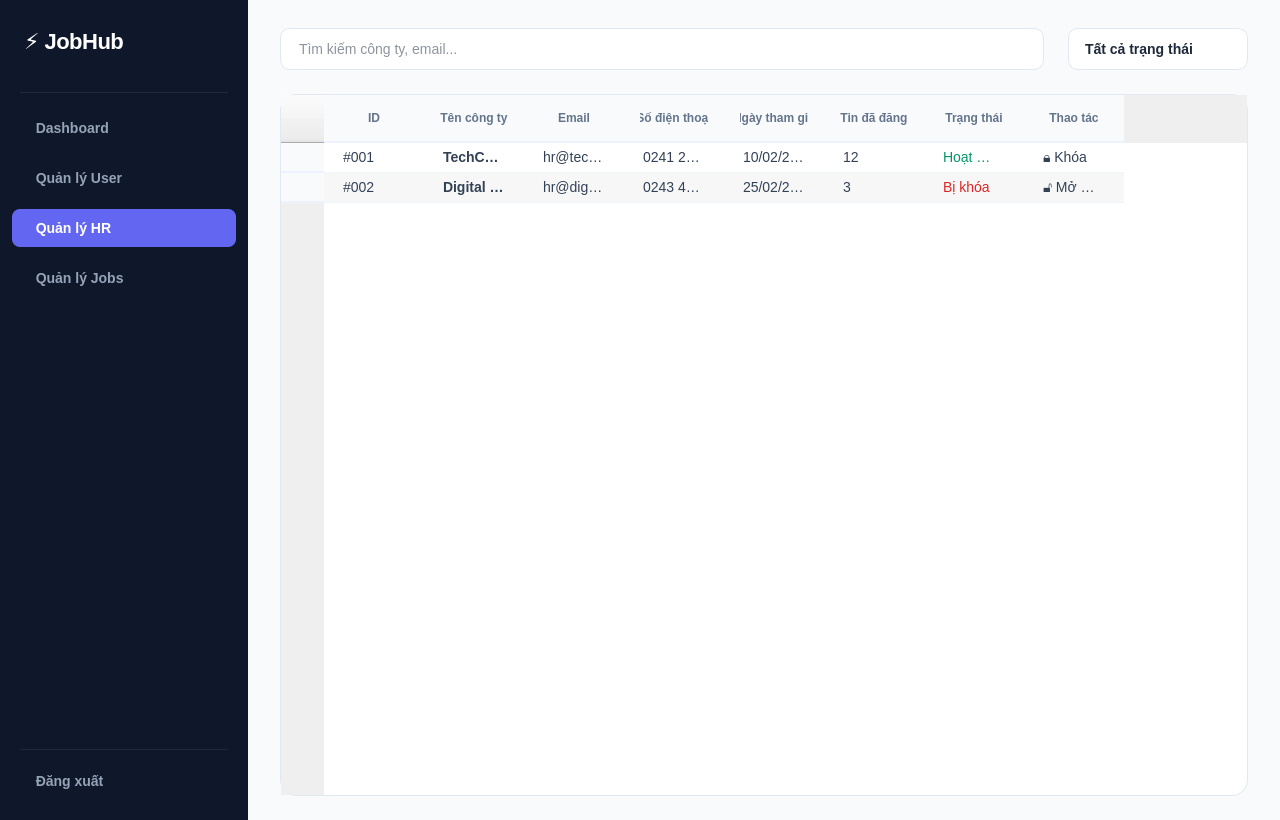
<?xml version="1.0" encoding="UTF-8"?>
<ui version="4.0">
 <class>QuanLyHR</class>
 <widget class="QMainWindow" name="QuanLyHR">
  <property name="geometry">
   <rect>
    <x>0</x>
    <y>0</y>
    <width>1280</width>
    <height>820</height>
   </rect>
  </property>
  <property name="minimumSize">
   <size>
    <width>960</width>
    <height>620</height>
   </size>
  </property>
  <property name="windowTitle">
   <string>JobHub – Quản lý HR</string>
  </property>
  <property name="styleSheet">
   <string notr="true">
    QMainWindow { background-color: #F8FAFC; font-family: 'Inter', 'Segoe UI', sans-serif; }
    
    /* Global ScrollBar Styling */
    QScrollBar:vertical { background: transparent; width: 8px; margin: 4px 2px; }
    QScrollBar::handle:vertical { background: #CBD5E1; border-radius: 4px; min-height: 30px; }
    QScrollBar::handle:vertical:hover { background: #94A3B8; }
    QScrollBar::add-line:vertical, QScrollBar::sub-line:vertical { height: 0px; }
   </string>
  </property>
  <widget class="QWidget" name="centralwidget">
   <layout class="QHBoxLayout" name="mainLayout">
    <property name="spacing">
     <number>0</number>
    </property>
    <property name="leftMargin">
     <number>0</number>
    </property>
    <property name="topMargin">
     <number>0</number>
    </property>
    <property name="rightMargin">
     <number>0</number>
    </property>
    <property name="bottomMargin">
     <number>0</number>
    </property>
    <item>
     <widget class="QFrame" name="sidebar">
      <property name="minimumSize">
       <size>
        <width>248</width>
        <height>0</height>
       </size>
      </property>
      <property name="maximumSize">
       <size>
        <width>248</width>
        <height>16777215</height>
       </size>
      </property>
      <property name="styleSheet">
       <string notr="true">
        QFrame#sidebar { background-color: #0F172A; border: none; }
        
        QPushButton {
            background-color: transparent;
            color: #94A3B8;
            border: none;
            border-radius: 8px;
            padding: 11px 16px;
            text-align: left;
            font-size: 14px;
            font-weight: 500;
            margin: 4px 12px;
        }
        QPushButton:hover {
            background-color: #1E293B;
            color: #F1F5F9;
        }
        QPushButton:checked {
            background-color: #6366F1;
            color: #FFFFFF;
            font-weight: 600;
        }
        QPushButton#dangXuatButton:hover {
            background-color: #FEF2F2;
            color: #EF4444;
        }
       </string>
      </property>
      <layout class="QVBoxLayout" name="sidebarLayout">
       <property name="spacing">
        <number>4</number>
       </property>
       <property name="leftMargin">
        <number>0</number>
       </property>
       <property name="topMargin">
        <number>0</number>
       </property>
       <property name="rightMargin">
        <number>0</number>
       </property>
       <property name="bottomMargin">
        <number>16</number>
       </property>
       <item>
        <layout class="QVBoxLayout" name="brandLayout">
         <property name="leftMargin">
          <number>24</number>
         </property>
         <property name="topMargin">
          <number>28</number>
         </property>
         <property name="rightMargin">
          <number>24</number>
         </property>
         <property name="bottomMargin">
          <number>16</number>
         </property>
         <item>
          <widget class="QLabel" name="brandLabel">
           <property name="styleSheet">
            <string notr="true">font-size: 22px; font-weight: 800; color: #FFFFFF; letter-spacing: -0.5px;</string>
           </property>
           <property name="text">
            <string>⚡ JobHub</string>
           </property>
          </widget>
         </item>
         <item>
          <widget class="QLabel" name="brandSub">
           <property name="styleSheet">
            <string notr="true">font-size: 11px; color: #64748B;</string>
           </property>
           <property name="text">
            <string/>
           </property>
          </widget>
         </item>
        </layout>
       </item>
       <item>
        <widget class="QFrame" name="divider1">
         <property name="styleSheet">
          <string notr="true">background-color: #1E293B; min-height: 1px; max-height: 1px; margin: 0px 20px 8px 20px;</string>
         </property>
        </widget>
       </item>
       <item>
        <widget class="QPushButton" name="navDashboard">
         <property name="text">
          <string>  Dashboard</string>
         </property>
         <property name="checkable">
          <bool>true</bool>
         </property>
        </widget>
       </item>
       <item>
        <widget class="QPushButton" name="navQuanLyUser">
         <property name="text">
          <string>  Quản lý User</string>
         </property>
         <property name="checkable">
          <bool>true</bool>
         </property>
        </widget>
       </item>
       <item>
        <widget class="QPushButton" name="navQuanLyHR">
         <property name="text">
          <string>  Quản lý HR</string>
         </property>
         <property name="checkable">
          <bool>true</bool>
         </property>
         <property name="checked">
          <bool>true</bool>
         </property>
        </widget>
       </item>
       <item>
        <widget class="QPushButton" name="navQuanLyJobs">
         <property name="text">
          <string>  Quản lý Jobs</string>
         </property>
         <property name="checkable">
          <bool>true</bool>
         </property>
        </widget>
       </item>
       <item>
        <spacer name="sidebarSpacer">
         <property name="orientation">
          <enum>Qt::Vertical</enum>
         </property>
         <property name="sizeHint" stdset="0">
          <size>
           <width>0</width>
           <height>0</height>
          </size>
         </property>
        </spacer>
       </item>
       <item>
        <widget class="QFrame" name="divider2">
         <property name="styleSheet">
          <string notr="true">background-color: #1E293B; min-height: 1px; max-height: 1px; margin: 4px 20px;</string>
         </property>
        </widget>
       </item>
       <item>
        <widget class="QPushButton" name="dangXuatButton">
         <property name="text">
          <string>  Đăng xuất</string>
         </property>
        </widget>
       </item>
      </layout>
     </widget>
    </item>
    <item>
     <widget class="QWidget" name="mainArea" native="true">
      <layout class="QVBoxLayout" name="mainAreaLayout">
       <property name="spacing">
        <number>24</number>
       </property>
       <property name="leftMargin">
        <number>32</number>
       </property>
       <property name="topMargin">
        <number>28</number>
       </property>
       <property name="rightMargin">
        <number>32</number>
       </property>
       <property name="bottomMargin">
        <number>24</number>
       </property>
       <item>
        <layout class="QHBoxLayout" name="pageHeaderLayout">
         <item>
          <layout class="QVBoxLayout"/>
         </item>
         <item>
          <widget class="QLineEdit" name="searchInput">
           <property name="minimumSize">
            <size>
             <width>280</width>
             <height>42</height>
            </size>
           </property>
           <property name="styleSheet">
            <string notr="true">
             QLineEdit { background-color: #FFFFFF; border: 1px solid #E2E8F0; border-radius: 10px; padding: 0px 16px; font-size: 14px; color: #1E293B; }
             QLineEdit:focus { border: 2px solid #6366F1; }
            </string>
           </property>
           <property name="placeholderText">
            <string>Tìm kiếm công ty, email...</string>
           </property>
          </widget>
         </item>
         <item>
          <widget class="QComboBox" name="statusFilter">
           <property name="minimumSize">
            <size>
             <width>180</width>
             <height>42</height>
            </size>
           </property>
           <property name="styleSheet">
            <string notr="true">
             QComboBox { background-color: #FFFFFF; border: 1px solid #E2E8F0; border-radius: 10px; padding: 0px 16px; font-size: 14px; color: #1E293B; font-weight: 500; }
             QComboBox::drop-down { border: none; width: 30px; }
             QComboBox QAbstractItemView { background-color: #FFFFFF; border: 1px solid #E2E8F0; border-radius: 10px; selection-background-color: #EEF2FF; selection-color: #6366F1; outline: none; padding: 4px; }
            </string>
           </property>
           <item>
            <property name="text">
             <string>Tất cả trạng thái</string>
            </property>
           </item>
           <item>
            <property name="text">
             <string>Hoạt động</string>
            </property>
           </item>
           <item>
            <property name="text">
             <string>Bị khóa</string>
            </property>
           </item>
          </widget>
         </item>
        </layout>
       </item>
       <item>
        <widget class="QFrame" name="tableCard">
         <property name="styleSheet">
          <string notr="true">QFrame#tableCard { background-color: #FFFFFF; border-radius: 16px; border: 1px solid #E2E8F0; }</string>
         </property>
         <layout class="QVBoxLayout" name="tableCardLayout">
          <property name="leftMargin">
           <number>0</number>
          </property>
          <property name="topMargin">
           <number>0</number>
          </property>
          <property name="rightMargin">
           <number>0</number>
          </property>
          <property name="bottomMargin">
           <number>0</number>
          </property>
          <item>
           <widget class="QTableWidget" name="hrTable">
            <property name="styleSheet">
             <string notr="true">
              QTableWidget {
                  background-color: transparent;
                  border: none;
                  gridline-color: #F1F5F9;
                  font-size: 14px;
                  color: #334155;
                  outline: none;
              }
              QTableWidget::item { padding: 12px 16px; border-bottom: 1px solid #F1F5F9; }
              QTableWidget::item:selected { background-color: #F8FAFC; color: #6366F1; font-weight: 600; }
              QHeaderView::section {
                  background-color: #F8FAFC;
                  color: #64748B;
                  font-size: 12px;
                  font-weight: 700;
                  padding: 14px 16px;
                  border: none;
                  border-bottom: 2px solid #EEF2FF;
                  text-transform: uppercase;
              }
             </string>
            </property>
            <property name="editTriggers">
             <set>QAbstractItemView::NoEditTriggers</set>
            </property>
            <property name="alternatingRowColors">
             <bool>true</bool>
            </property>
            <property name="selectionMode">
             <enum>QAbstractItemView::SingleSelection</enum>
            </property>
            <property name="selectionBehavior">
             <enum>QAbstractItemView::SelectRows</enum>
            </property>
            <property name="showGrid">
             <bool>false</bool>
            </property>
            <row>
             <property name="text">
              <string>1</string>
             </property>
            </row>
            <row>
             <property name="text">
              <string>2</string>
             </property>
            </row>
            <column>
             <property name="text">
              <string>ID</string>
             </property>
            </column>
            <column>
             <property name="text">
              <string>Tên công ty</string>
             </property>
            </column>
            <column>
             <property name="text">
              <string>Email</string>
             </property>
            </column>
            <column>
             <property name="text">
              <string>Số điện thoại</string>
             </property>
            </column>
            <column>
             <property name="text">
              <string>Ngày tham gia</string>
             </property>
            </column>
            <column>
             <property name="text">
              <string>Tin đã đăng</string>
             </property>
            </column>
            <column>
             <property name="text">
              <string>Trạng thái</string>
             </property>
            </column>
            <column>
             <property name="text">
              <string>Thao tác</string>
             </property>
            </column>
            <item row="0" column="0">
             <property name="text">
              <string>#001</string>
             </property>
            </item>
            <item row="0" column="1">
             <property name="text">
              <string>TechCorp Vietnam</string>
             </property>
             <property name="font">
              <font>
               <weight>75</weight>
               <bold>true</bold>
              </font>
             </property>
            </item>
            <item row="0" column="2">
             <property name="text">
              <string>hr@techcorp.vn</string>
             </property>
            </item>
            <item row="0" column="3">
             <property name="text">
              <string>0241 234 567</string>
             </property>
            </item>
            <item row="0" column="4">
             <property name="text">
              <string>10/02/2026</string>
             </property>
            </item>
            <item row="0" column="5">
             <property name="text">
              <string>12</string>
             </property>
            </item>
            <item row="0" column="6">
             <property name="text">
              <string>Hoạt động</string>
             </property>
             <property name="foreground">
              <brush brushstyle="SolidPattern">
               <color alpha="255">
                <red>5</red>
                <green>150</green>
                <blue>105</blue>
               </color>
              </brush>
             </property>
            </item>
            <item row="0" column="7">
             <property name="text">
              <string>🔒 Khóa</string>
             </property>
            </item>
            <item row="1" column="0">
             <property name="text">
              <string>#002</string>
             </property>
            </item>
            <item row="1" column="1">
             <property name="text">
              <string>Digital Agency HCM</string>
             </property>
             <property name="font">
              <font>
               <weight>75</weight>
               <bold>true</bold>
              </font>
             </property>
            </item>
            <item row="1" column="2">
             <property name="text">
              <string>hr@digital.vn</string>
             </property>
            </item>
            <item row="1" column="3">
             <property name="text">
              <string>0243 456 789</string>
             </property>
            </item>
            <item row="1" column="4">
             <property name="text">
              <string>25/02/2026</string>
             </property>
            </item>
            <item row="1" column="5">
             <property name="text">
              <string>3</string>
             </property>
            </item>
            <item row="1" column="6">
             <property name="text">
              <string>Bị khóa</string>
             </property>
             <property name="foreground">
              <brush brushstyle="SolidPattern">
               <color alpha="255">
                <red>220</red>
                <green>38</green>
                <blue>38</blue>
               </color>
              </brush>
             </property>
            </item>
            <item row="1" column="7">
             <property name="text">
              <string>🔓 Mở khóa</string>
             </property>
            </item>
           </widget>
          </item>
         </layout>
        </widget>
       </item>
      </layout>
     </widget>
    </item>
   </layout>
  </widget>
 </widget>
 <resources/>
 <connections/>
</ui>
